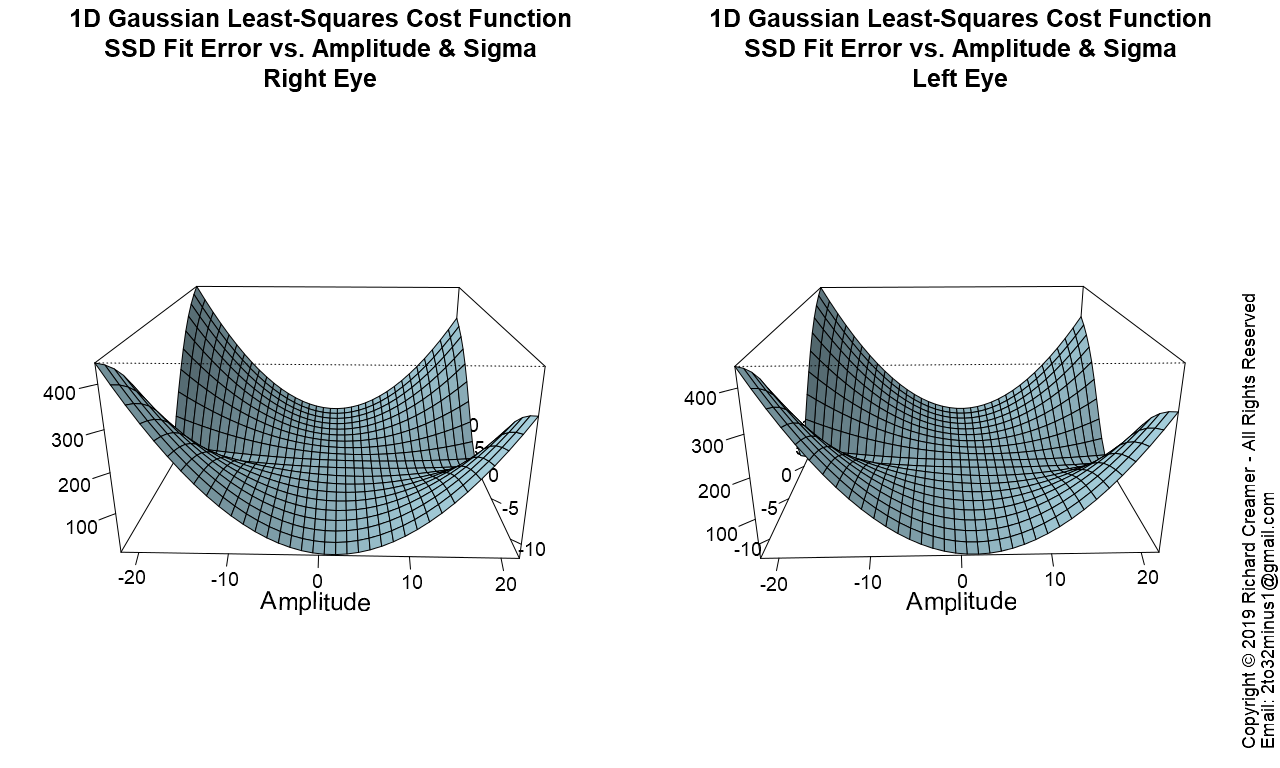

The script that saved this image:
##############################################################
### Copyright (c) Richard Creamer 2019 - All Rights Reserved
### Inquiries: email [email redacted]
##############################################################

### Globals
fontScale = 1.2    # Global font size variable
lf        = 1.2    # Enlarge font of plot labels
verbose   = FALSE  # Verbose printing
lw        = 2      # Line width
xMargin   = 1      # X-axis margin for plots
yMargin   = 1      # Y-axis margin for plots
de        = 0.01   # Small constant for estimating derivatives numerically
smlPts    = 1      # Small  data point/circle
medPts    = 1.5    # Medium data point/circle
lrgPts    = 2.0    # Large  data point/circle

### Run this function to generate this plot
runFunc = function() {
	dw = 1000
	dh = 750	
	path = "D:/Code/R/LeastSquaresPlay/PlotsAndAssocCode/Plot47/"
	savePngVerbose( paste(path, "Plot47.png", sep=""), plotGaussErrorSurfaceStereoPair, w=1280, h=768, un="px" )	
}

### Cross-eyes pair of Gaussian cost function surface
plotGaussErrorSurfaceStereoPair = function() {
	set.seed( 3 )
	gd = makeGaussianTestData( trueAmpl=5, trueSigma=2 )
	a = gd$trueAmpl
	s = gd$trueSigma
	x = gd$x
	y = gd$y
	xSpan = 44
	ySpan = 24
	ctrAmpl  = 0
	ctrSigma = 0
	minAmpl  = ctrAmpl  - xSpan/2
	maxAmpl  = ctrAmpl  + xSpan/2
	minSigma = ctrSigma - ySpan/2
	maxSigma = ctrSigma + ySpan/2
	aspect = xSpan/ySpan
	nr = 20
	nc = as.integer( nr *xSpan / ySpan )
	ampls = seq( minAmpl, maxAmpl, length.out=nc )
	sigmas = seq( minSigma, maxSigma, length.out=nr )
	z = getGaussErrorGrid( meanGaussSsdErr, ampls, sigmas, x, y )
	
	m = matrix( c( 1, 2 ), byrow=TRUE, nrow=1, ncol=2 )
	layout( m, widths = c( 1, 1 ), heights = c(1 ) )
	
	parSave = par( mar=c( 1, 4, 5, 4 ) )
	xyAngle=-1.5
	zAngle=20
	plotTitle = sprintf( "1D Gaussian Least-Squares Cost Function\nSSD Fit Error vs. Amplitude & Sigma\nRight Eye", s, a )
	persp( ampls, sigmas, t(z), xlab="Amplitude", ylab="", zlab="", main=plotTitle, cex.lab=1.3*fontScale,
		   theta=xyAngle+3, phi=zAngle, expand=0.5, shade=0.3, col="lightblue", ticktype="detailed", cex.main=1.3*fontScale, cex.axis=fontScale )
	plotTitle = sprintf( "1D Gaussian Least-Squares Cost Function\nSSD Fit Error vs. Amplitude & Sigma\nLeft Eye", s, a )
	persp( ampls, sigmas, t(z), xlab="Amplitude", ylab="", zlab="", main=plotTitle,  cex.lab=1.3*fontScale,
		   theta=xyAngle, phi=zAngle, expand=0.5, shade=0.3, col="lightblue", ticktype="detailed", cex.main=1.3*fontScale, cex.axis=fontScale )
	par( parSave )
}

### Shared use case Gaussian data set generator used by several cooperating functions
makeGaussianTestData = function( trueAmpl=5, trueSigma=2, aGuess=sqrt(trueAmpl), sGuess=sqrt(trueSigma), nPts=40 ) {
	set.seed( 3 )
	x = seq( -5*trueSigma, 5*trueSigma, length=nPts )
	y = gauss1dFunc( x, trueAmpl, trueSigma ) + rnorm( length(x), sd=0.2 )
	guesses = list( a=aGuess, s=sGuess )
	tuple = list( trueAmpl=trueAmpl, trueSigma=trueSigma, x=x, y=y, nPts=nPts, guesses=guesses )
	return( tuple )
}

### 1D Gaussian
gauss1dFunc = function( x, a, sigma ) {
	return( a * exp( -0.5 * (x/sigma)^2 ) )
}

### Gaussian error/cost function - SSD
meanGaussSsdErr = function( x, y, a, sigma ) {
	return( (1/length(x)) * sum( (gauss1dFunc( x, a, sigma ) - y)^2 ) )
}

### Compute mean SSD Gaussian cost function over a grid of Amplitude and Sigma values
### Note: returned matrix may need to be transposed for some functions such as contour()
### TODO: Try to use outer()
getGaussErrorGrid = function( errorFunc, ampls, sigmas, x, y ) {
	nr = length( sigmas )
	nc = length( ampls )
	z = matrix( nrow=nr, ncol=nc )	
	for ( row in 1:nr ) {     # loop over y-coordinates (sigma)
		sigma = sigmas[row]
		for ( col in 1:nc ) { # loop over x-coordinates (amplitude)
			ampl = ampls[col]
			z[row, col] = errorFunc( x, y, a=ampl, sigma=sigma )
		}
	}
	return( z )
}

### Save to PNG file, specify width and height
savePngVerbose = function( path, plotFunc, w=512, h=512, un="px", doCopyright=TRUE, ... ) {
	png( filename = path, type="cairo", units=un, width=w, height=h, pointsize=12, res=96 )
	plotFunc( ... )
	if ( doCopyright )
		addCopyright()
	dev.off()
}

### Add copyright notice to plot via text()
addCopyright = function() {
	mtext( "Copyright \uA9 2019 Richard Creamer - All Rights Reserved", side=4, line=0, adj=0, cex=1.1 )
	mtext( "Email: [email redacted]", side=4, line=1, adj=0, cex=1.1 )
}

runFunc()
